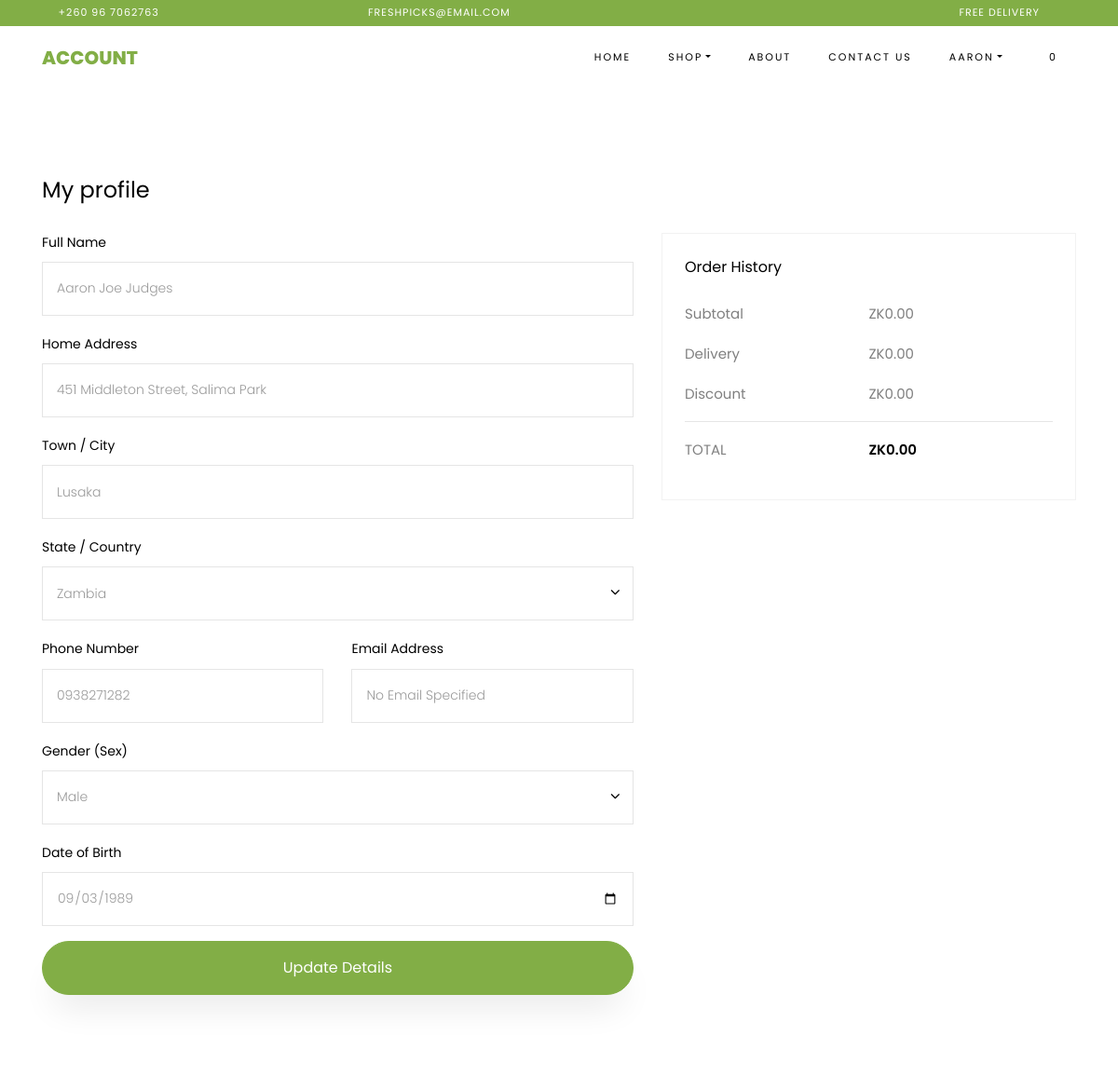
Page /account (signed in, upper part) on the earlier database version.
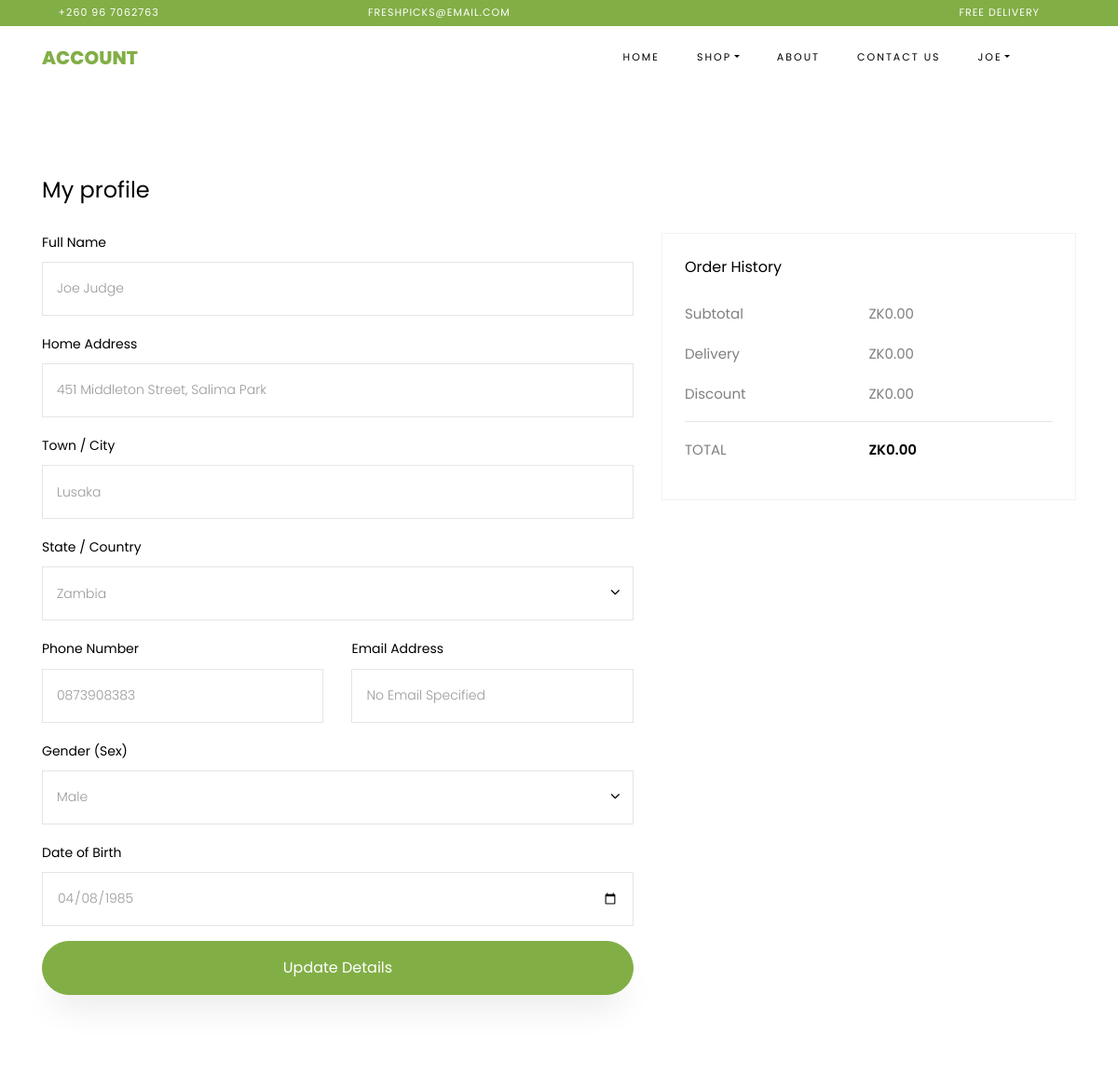
Same page on the later database version.
### freshpicks/databaseModels.py (models this page shows, shortened)
class Customers(db.Model, UserMixin):
    id = db.Column(db.Integer, primary_key=True, autoincrement=True, unique=True)
    fullname = db.Column(db.String(), nullable=False)
    address = db.Column(db.String(), nullable=False)
    town = db.Column(db.String(), nullable=False)
    country = db.Column(db.String(), nullable=False)
    phone_number = db.Column(db.String(), nullable=False, unique=True)
    email_address = db.Column(db.String(), unique=True, nullable=True)
    gender = db.Column(db.String(), nullable=False)
    dob = db.Column(db.String(), nullable=False)
    password = db.Column(db.String(), nullable=True)
    terms_and_conditions = db.Column(db.Boolean(), nullable=False)
    date_registered = db.Column(db.TIMESTAMP(), default=datetime.datetime.now(), nullable=False)
    orders = db.relationship('Orders', backref='buyer', lazy=True)

### freshpicks/customers/routes.py (the view, shortened to what this page needs)
@customers.route('/account', methods=['GET', 'POST'])
@login_required
def account():
    return render_template('account.html')

### freshpicks/databaseModels.py (called while the page is built)
@login_manager.user_loader
def load_user(user_id):
    return Customers.query.get(int(user_id))

### freshpicks/templates/account.html (shortened to what this page needs)
{% extends 'base_template.html' %}
{% block navbar %} Account {% endblock %}
{% block content %}
    <section class="ftco-section">
        {% block main %}
            <div class="container">
                <div class="row justify-content-center">
                    <div class="col-xl-7 ftco-animate">
                        <form action="/account" method="post" class="billing-form">
                            <h3 class="mb-4 billing-heading">My profile</h3>
                            <div class="row align-items-end">
                                <div class="col-md-12">
                                    <div class="form-group">
                                        <label for="full-name">Full Name</label>
                                        <input type="text" class="form-control" name="full-name"
                                               value="{{ current_user.fullname }}" required>
                                    </div>
                                </div>
                                <div class="col-md-12">
                                    <div class="form-group">
                                        <label for="home-address">Home Address</label>
                                        <input type="text" class="form-control" name="home-address"
                                               value="{{ current_user.address }}" required>
                                    </div>
                                </div>
                                <div class="col-md-12">
                                    <div class="form-group">
                                        <label for="town-city">Town / City</label>
                                        <input type="text" class="form-control" name="town-city"
                                               value="{{ current_user.town }}" required>
                                    </div>
                                </div>
                                <div class="col-md-12">
                                    <div class="form-group">
                                        <label for="state-country">State / Country</label>
                                        <div class="select-wrap">
                                            <div class="icon"><span class="ion-ios-arrow-down"></span></div>
                                            <select name="state-country" class="form-control">
                                                <option value="zambia">Zambia</option>
                                            </select>
                                        </div>
                                    </div>
                                </div>
                                <div class="col-md-6">
                                    <div class="form-group">
                                        <label for="phone-number">Phone Number</label>
                                        <input type="number" class="form-control" name="phone-number"
                                               value="{{ current_user.phone_number }}" required>
                                    </div>
                                </div>
                                <div class="col-md-6">
                                    <div class="form-group">
                                        <label for="email-address">Email Address</label>
                                        <input type="text" class="form-control" name="email-address"
                                                {% if current_user.user_email %}
                                               value="{{ current_user.user_email }}"
                                                {% else %}
                                               placeholder="No Email Specified"
                                                {% endif %}>
                                    </div>
                                </div>
                                <div class="col-md-12">
                                    <div class="form-group">
                                        <label for="gender">Gender (Sex)</label>
                                        <div class="select-wrap">
                                            <div class="icon"><span class="ion-ios-arrow-down"></span></div>
                                            <select name="gender" class="form-control">
                                                <option value="male" selected>Male</option>
                                            </select>
                                        </div>
                                    </div>
                                </div>
                                <div class="col-md-12">
                                    <div class="form-group">
                                        <label for="dob">Date of Birth</label>
                                        <input type="date" class="form-control" name="dob" data-date-format="DD/MM/YYYY"
                                               value="{{ current_user.dob }}" required>
                                    </div>
                                </div>
                            </div>
                            <div>
                                <button type="submit" class="col-md-12 btn btn-primary py-3 px-4">Update Details
                                </button>
                            </div>
                        </form>
                    </div>
                    <div class="col-xl-5">
                        <div class="row mt-5 pt-3">
                            <div class="col-md-12 d-flex mb-5">
                                <div class="cart-detail cart-total p-3 p-md-4">
                                    <h3 class="billing-heading mb-4">Order History</h3>
                                    <p class="d-flex">
                                        <span>Subtotal</span>
                                        <span>ZK0.00</span>
                                    </p>
                                    <p class="d-flex">
                                        <span>Delivery</span>
                                        <span>ZK0.00</span>
                                    </p>
                                    <p class="d-flex">
                                        <span>Discount</span>
                                        <span>ZK0.00</span>
                                    </p>
                                    <hr>
                                    <p class="d-flex total-price">
                                        <span>Total</span>
                                        <span>ZK0.00</span>
                                    </p>
                                </div>
                            </div>
                        </div>
                    </div>
                </div>
            </div>
        {% endblock %}
    </section>
{% endblock %}

### freshpicks/templates/base_template.html (shortened to what this page needs)
<!DOCTYPE html>
<html lang="en">
<head>
    <link rel="stylesheet" href="../static/css/open-iconic-bootstrap.min.css">
    <link rel="stylesheet" href="../static/css/animate.css">
    <link rel="stylesheet" href="../static/css/owl.carousel.min.css">
    <link rel="stylesheet" href="../static/css/owl.theme.default.min.css">
    <link rel="stylesheet" href="../static/css/magnific-popup.css">
    <link rel="stylesheet" href="../static/css/aos.css">
    <link rel="stylesheet" href="../static/css/ionicons.min.css">
    <link rel="stylesheet" href="../static/css/bootstrap-datepicker.css">
    <link rel="stylesheet" href="../static/css/jquery.timepicker.css">
    <link rel="stylesheet" href="../static/css/flaticon.css">
    <link rel="stylesheet" href="../static/css/icomoon.css">
    <link rel="stylesheet" href="../static/css/style.css">
</head>
<body class="goto-here">
<div class="py-1 bg-primary">
    <div class="container">
        <div class="row no-gutters d-flex align-items-start align-items-center px-md-0">
            <div class="col-lg-12 d-block">
                <div class="row d-flex">
                    <div class="col-md pr-4 d-flex topper align-items-center">
                        <div class="icon mr-2 d-flex justify-content-center align-items-center"><span
                                class="icon-phone2"></span></div>
                        <span class="text">+260 96 7062763</span>
                    </div>
                    <div class="col-md pr-4 d-flex topper align-items-center">
                        <div class="icon mr-2 d-flex justify-content-center align-items-center"><span
                                class="icon-paper-plane"></span></div>
                        <span class="text">freshpicks@email.com</span>
                    </div>
                    <div class="col-md-5 pr-4 d-flex topper align-items-center text-lg-right">
                        <span class="text">Free delivery</span>
                    </div>
                </div>
            </div>
        </div>
    </div>
</div>
<nav class="navbar navbar-expand-lg navbar-dark ftco_navbar bg-dark ftco-navbar-light" id="ftco-navbar">
    <div class="container">
        <a class="navbar-brand" href="{{ url_for('main.home') }}">{% block navbar %}{% endblock %}</a>
        <div class="collapse navbar-collapse" id="ftco-nav">
            <ul class="navbar-nav ml-auto">
                <li class="nav-item active"><a href="{{ url_for('main.home') }}" class="nav-link">Home</a></li>
                <li class="nav-item dropdown">
                    <a class="nav-link dropdown-toggle" href="#" id="dropdown04" data-toggle="dropdown"
                       aria-haspopup="true" aria-expanded="false">Shop</a>
                </li>
                <li class="nav-item"><a href="{{ url_for('main.about') }}" class="nav-link">About</a></li>
                <li class="nav-item"><a href="{{ url_for('main.contact') }}" class="nav-link">Contact Us</a></li>
                {% if current_user.is_authenticated %}
                    <li class="nav-item dropdown">
                        <a class="nav-link dropdown-toggle" href="#" id="dropdown04" data-toggle="dropdown"
                           aria-haspopup="true" aria-expanded="false">{{ current_user.fullname.split(' ')[0] }}</a>
                    </li>
                    <li class="nav-item cta cta-colored"><a href="{{ url_for('customers.cart') }}"
                                                            class="nav-link"><span
                            class="icon-shopping_cart"></span>{{ session['total_quantity'] }}</a></li>
                {% else: %}
                    <li class="nav-item"><a href="{{ url_for('customers.login') }}" class="nav-link">Login</a></li>
                    <li class="nav-item"><a href="{{ url_for('customers.signup') }}" class="nav-link">Sign Up</a></li>
                {% endif %}
            </ul>
        </div>
    </div>
</nav>
{% block content %} {% endblock %}
</body>
</html>

### freshpicks/static/css/icomoon.css (style rules this page uses)
[class^="icon-"], [class*=" icon-"] { font-family: 'icomoon' !important; speak: none; font-style: normal; font-weight: normal; font-variant: normal; text-transform: none; line-height: 1; -webkit-font-smoothing: antialiased; -moz-osx-font-smoothing: grayscale; }
.icon-paper-plane:before { content: "\f1d8"; }
.icon-phone2:before { content: "\e0cd"; }
.icon-shopping_cart:before { content: "\e8cc"; }

Differences in the rows shown:
changed Customers "451 Middleton Street, Salima Park": fullname "AARON" → "JOE"; full-name "Aaron Joe Judges" → "Joe Judge"; phone-number "0938271282" → "0873908383"; dob "09/03/1989" → "04/08/1985"
Other differences:
{{ session['total_quantity'] }}: "0" → (not shown)
